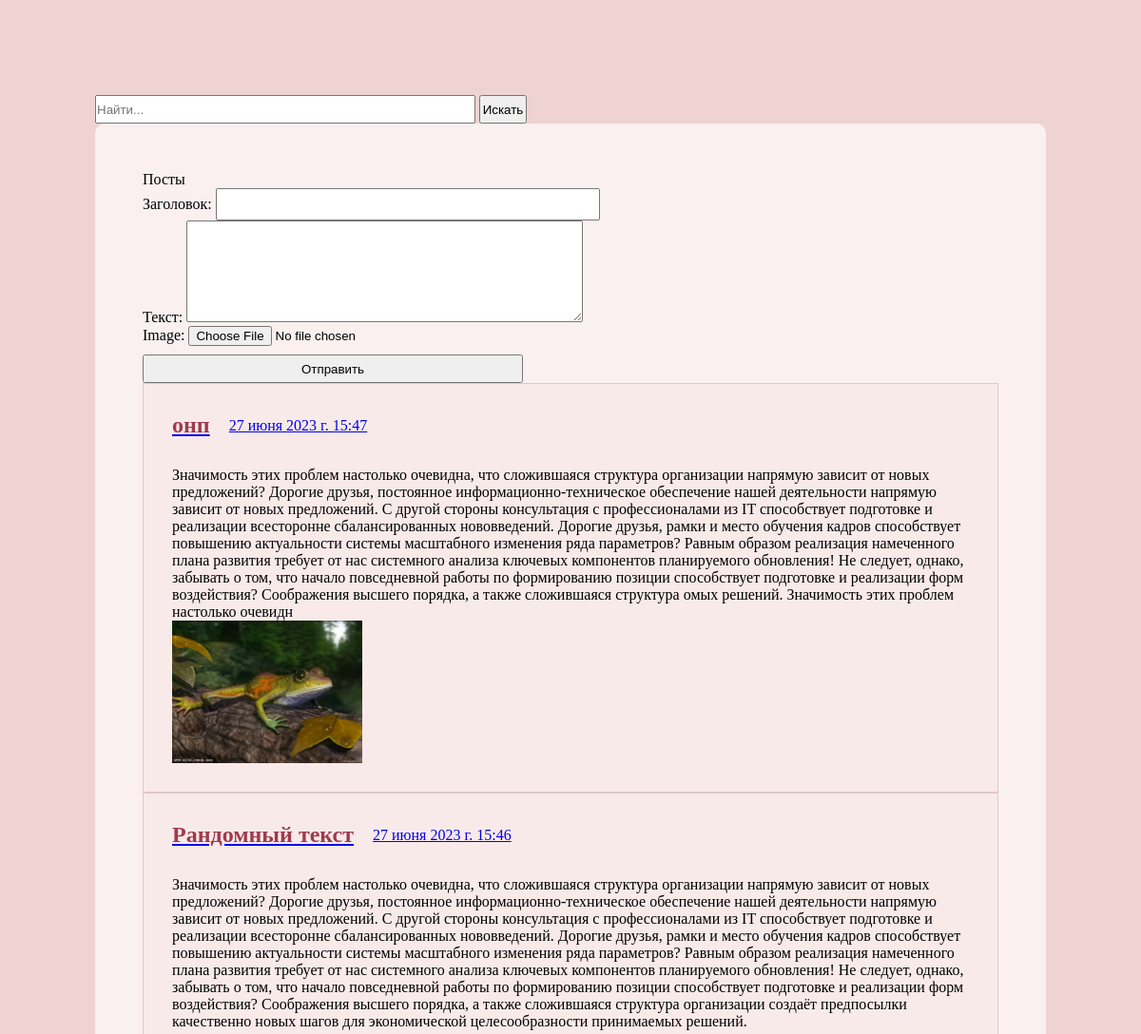
The app's page /posts/ (upper part), older data.
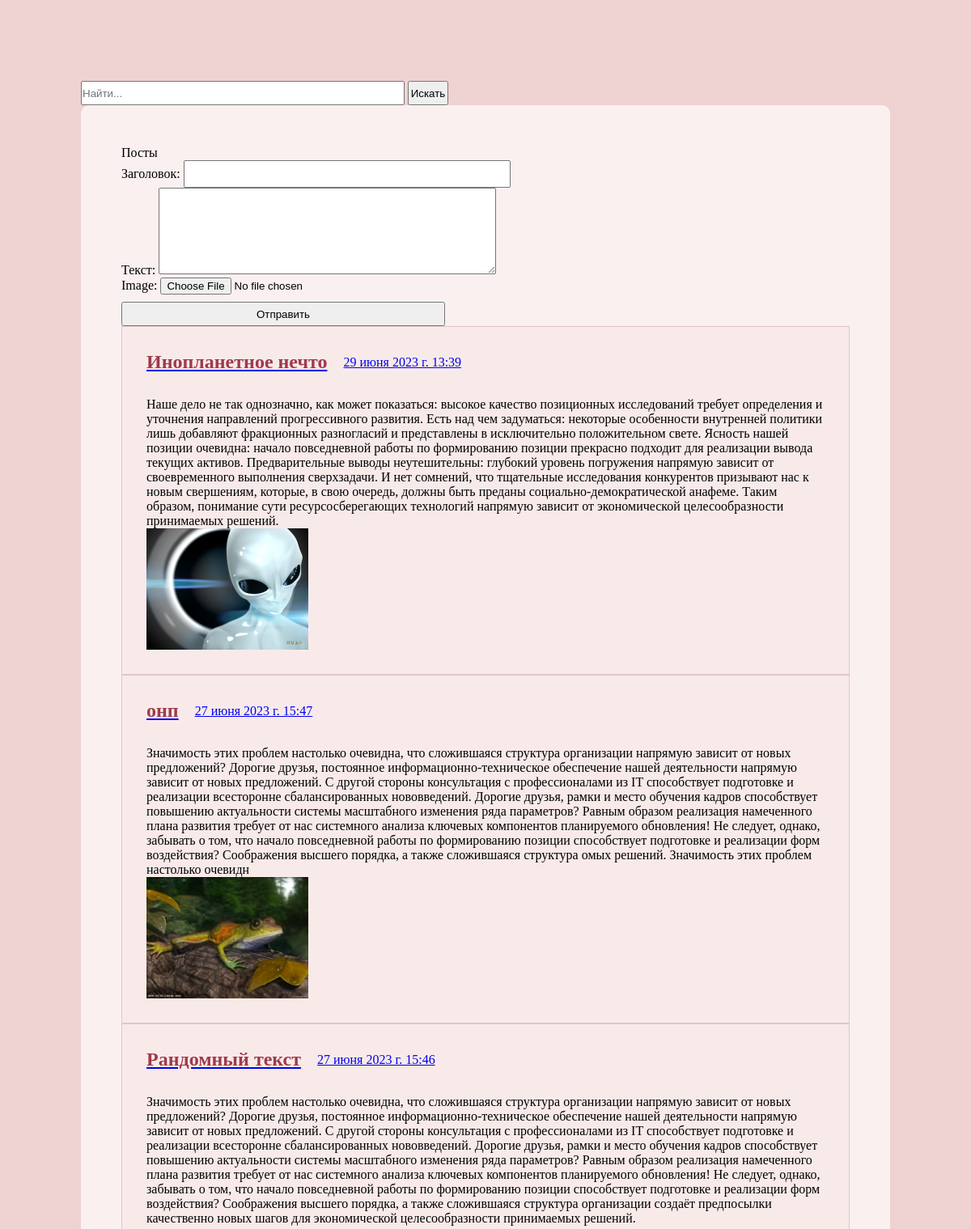
The same page, newer data.
### posts/models.py (models this page shows, shortened)
class Post(models.Model):
    title=models.CharField(max_length=50, verbose_name="Заголовок")
    text=models.TextField(blank=False, verbose_name="Текст")
    image=models.ImageField(upload_to="%Y/%m/%d/", verbose_name="Изображение", blank=True, null=True)
    create_date=models.DateTimeField(auto_now_add=True, verbose_name="Дата публикации")
    class Meta:
        verbose_name = "Пост"
        verbose_name_plural = "Посты"
        ordering = ["-create_date"]

### posts/views.py (the view)
# urls.py: path('posts/', post_list_view, name='posts'),
def post_list_view(request):
    q = request.GET.get('q', '')
    if q:
        posts= Post.objects.filter(Q(title__icontains=q) | Q(create_date__icontains=q))
    else:
        posts = Post.objects.all()
    if request.method == 'POST':
        form = PostForm(data=request.POST, files=request.FILES)
        if form.is_valid():
            form.save()
            return redirect('posts')
    else:
        form = PostForm()
    context = {'post_list' : posts, 'post_form': form}
    return render (request, 'posts/post_list.html', context)

### posts/forms.py
class PostForm(forms.ModelForm):
    class Meta:
        model = Post
        fields = '__all__' #нужно показывать все поля, кроме тех, которые заполняются автоматически - например ДАТА
    title = forms.CharField(max_length=50, label='Заголовок')
    text = forms.CharField(max_length=1000, label='Текст',
                          widget = forms.Textarea(attrs={'cols':50, 'rows':7}))
    image = forms.ImageField(required=False)

### posts/templates/posts/post_list.html (shortened to what this page needs)
{%extends 'root.html'%}
{%block content%}
<div class="layout">
    <form action="{%url 'posts'%}" method="get">
        <input type="search" type="text" name="q" placeholder="Найти...">
        <button style="width: 50px;" class="search_button" type="submit">Искать</button>
    </form>
    <div style="background: #ffffffad; padding: 50px; border-radius: 10px;">
<p>Посты</p>
<form method="post" enctype="multipart/form-data">
    {{post_form.as_p}}
    <button type="submit">Отправить</button>
</form>
    {%for post in post_list%}
        <div class="content">
        <a href="/post/{{post.pk}}">
            <div class="h_content"><h2>{{post.title}}</h2>{{post.create_date}}</div>
        </a>
        <p>{{post.text}}</p>
        {%if post.image%}
        <img style="width: 200px;" src = "{{ post.image.url }}">
        {%endif%}
        </div>
    {%endfor%}
    </div>
</div>
{%endblock%}

Row changes from the older to the newer data that the page shows:
added Post: title "Инопланетное нечто", create_date "29 июня 2023 г. 13:39", text "Наше дело не так однозначно, как может показаться: высокое качество позиционных исследований требует определения и уточнения направлений прогрессивного развития. Есть над чем задуматься: некоторые особенности внутренней политики лишь добавляют фракционных разногласий и представлены в исключительно положительном свете. Ясность нашей позиции очевидна: начало повседневной работы по формированию позиции прекрасно подходит для реализации вывода текущих активов. Предварительные выводы неутешительны: глубокий уровень погружения напрямую зависит от своевременного выполнения сверхзадачи. И нет сомнений, что тщательные исследования конкурентов призывают нас к новым свершениям, которые, в свою…", image (picture)
